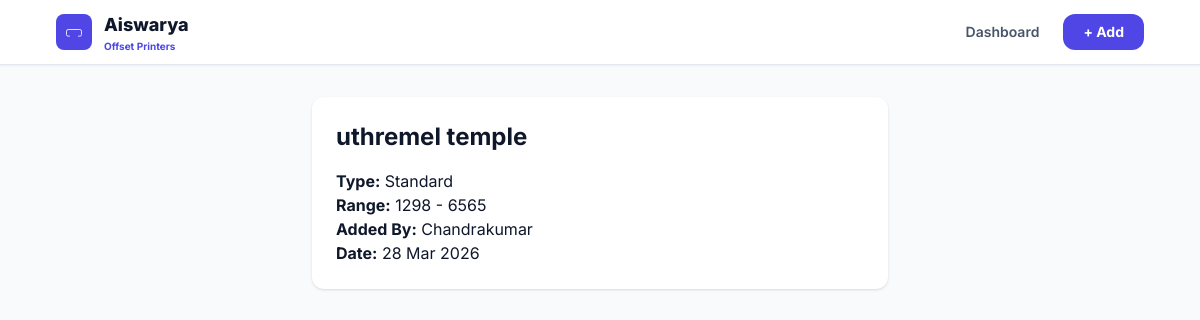
Screenshot of /record/2/ with the database file from the repository.
### records/models.py (models this page shows, shortened)
class BillRecord(models.Model):
    customer_name = models.CharField(max_length=255)
    bill_type = models.CharField(max_length=50, default='bill book')
    start_no = models.IntegerField()
    end_no = models.IntegerField()
    added_by = models.CharField(max_length=50, default="Admin")
    created_at = models.DateTimeField(auto_now_add=True)
    class Meta:
        ordering = ['-created_at']

### records/views.py (the view)
# urls.py: path('record/<int:pk>/', views.record_detail, name='record_detail'),
def record_detail(request, pk):
    record = BillRecord.objects.get(id=pk)
    return render(request, 'records/detail.html', {'record': record})

### records/templates/records/detail.html
{% extends 'records/base.html' %}
{% block content %}
<div class="bg-white p-4 sm:p-6 rounded-xl shadow max-w-xl mx-auto mx-2 sm:mx-auto">
    <h1 class="text-xl sm:text-2xl font-bold mb-4">{{ record.customer_name }}</h1>
    <p><b>Type:</b> {{ record.bill_type }}</p>
    <p><b>Range:</b> {{ record.start_no }} - {{ record.end_no }}</p>
    <p><b>Added By:</b> {{ record.added_by }}</p>
    <p><b>Date:</b> {{ record.created_at|date:"d M Y" }}</p>
</div>
{% endblock %}

### records/templates/records/base.html (style rules this page uses)
body { font-family: 'Inter', sans-serif; }

### rows the page displays
BillRecord: customer_name "uthremel temple", bill_type "Standard", start_no "1298", end_no "6565", added_by "Chandrakumar", created_at "28 Mar 2026"
